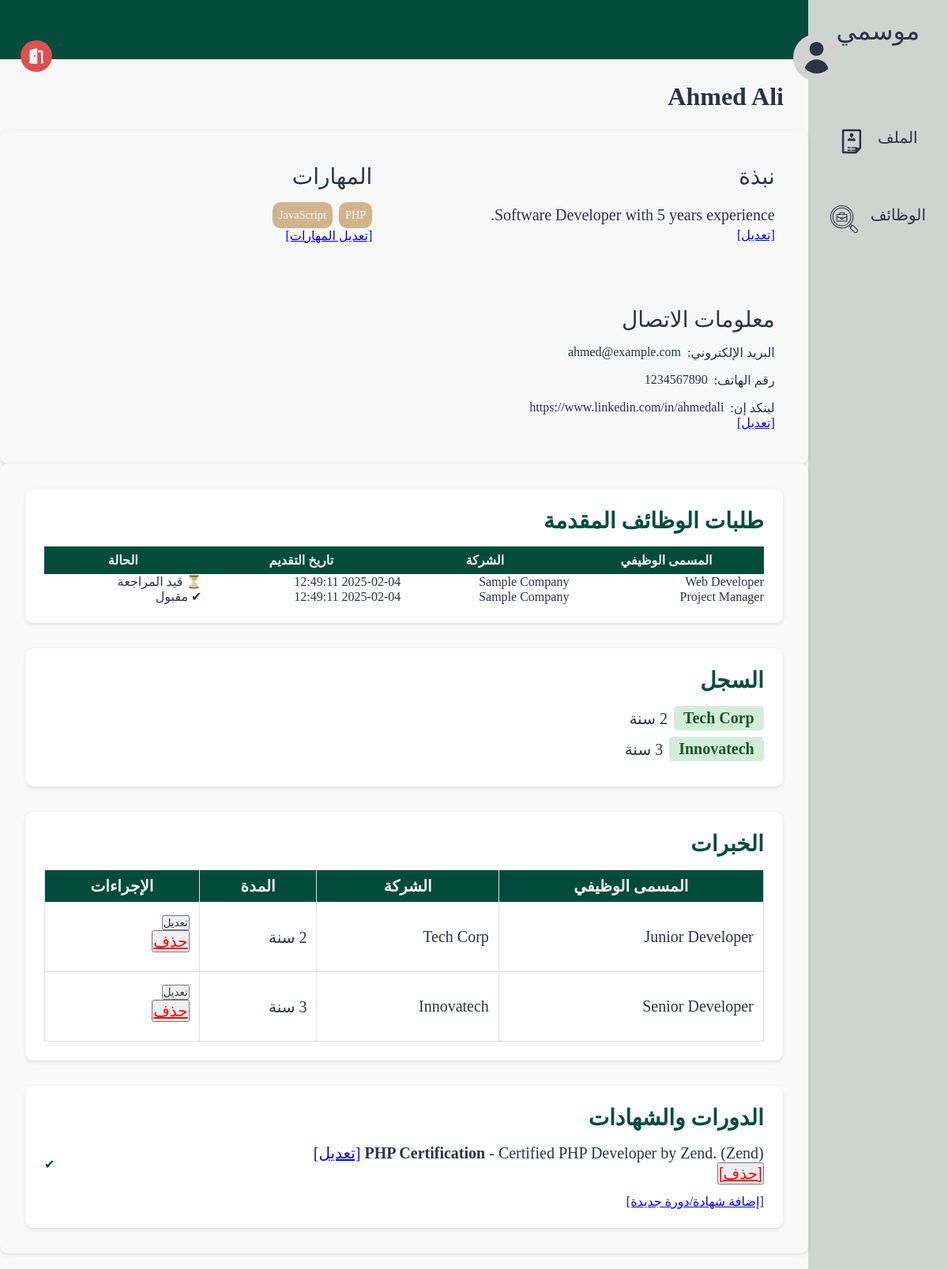
The page /pages/profile.php (signed in) on the database its author committed.
### tables this page shows
CREATE TABLE users (
    id INTEGER PRIMARY KEY, 
    name TEXT, 
    email TEXT UNIQUE, 
    password TEXT, 
    bio TEXT,
    type BOOLEAN,
    linkedin TEXT,
    phone TEXT
);

CREATE TABLE experience (
    experience_id INTEGER PRIMARY KEY, 
    user_id INTEGER,
    name TEXT,
    description TEXT,
    company TEXT,
    years INTEGER,
    start DATE,
    FOREIGN KEY (user_id) REFERENCES users(id) ON DELETE CASCADE
);

CREATE TABLE certificates (
    certificate_id INTEGER PRIMARY KEY, 
    user_id INTEGER,
    name TEXT,
    description TEXT,
    company TEXT,
    FOREIGN KEY (user_id) REFERENCES users(id) ON DELETE CASCADE
);

### src/database/fetch.php (called while the page is built, shortened)
<?php
include('../database/data.php');
function getUserById($id)
{
    global $db;
    $stmt = $db->prepare('SELECT * FROM users WHERE id = :id');
    $stmt->bindValue(':id', $id, SQLITE3_INTEGER);
    $result = $stmt->execute();
    $user = $result->fetchArray(SQLITE3_ASSOC);
    return $user;
}
function fetchAllExperienceByUserID($id)
{
    global $db;
    $result = $db->query("SELECT * FROM experience where user_id = $id");
    $experience = [];
    while ($row = $result->fetchArray(SQLITE3_ASSOC)) {
        $experience[] = $row;
    }
    return $experience;
}
function fetchAllSkillsNameByUserID($id)
{
    global $db;
    $result = $db->query("SELECT name FROM skills where user_id = $id");
    $experience = [];
    while ($row = $result->fetchArray(SQLITE3_ASSOC)) {
        $experience[] = $row['name'];
    }
    return $experience;
}
function fetchResponseByUserID($user_id)
{
    global $db;
    $stmt = $db->prepare("
        SELECT applications.id, applications.status, applications.applied_at,
               jobs.name AS job_title, company.name AS company_name
        FROM applications
        JOIN jobs ON applications.job_id = jobs.job_id
        JOIN company ON jobs.company_id = company.company_id
        WHERE applications.user_id = :user_id
        ORDER BY applications.applied_at DESC
    ");
    $stmt->bindValue(':user_id', $user_id, SQLITE3_INTEGER);
    $result = $stmt->execute();
    $responses = [];
    while ($row = $result->fetchArray(SQLITE3_ASSOC)) {
        $responses[] = $row;
    }
    return $responses;
}

### src/components/page.php (called while the page is built, shortened)
<?php
include ('../database/fetch.php');
if (isset($_SESSION["user"]) && isset($_SESSION["user"]["id"])) {
    if (!getUserById($_SESSION["user"]["id"])) {
        unset($_SESSION["user"]);
    }
}
?>

### src/pages/profile.php (the view, shortened to what this page needs)
<?php
include('../components/page.php');
$user = isset($_GET['id'])?getUserById($_GET['id']) : $_SESSION['user'];
$name = $user['name'];
$isOwner = (isset($_SESSION['user']) && $_SESSION['user']['id'] == $user['id']);
$about    = $user['bio'];
$email    = $user['email'];
$phone    = $user['phone'];
$linkedin = !empty($user['linkedin']) ? $user['linkedin'] : ("https://www.linkedin.com/in/" . urlencode(str_replace(' ', '', strtolower($user['name']))));
$skills = fetchAllSkillsNameByUserID($user['id']);
$jobs = fetchAllExperienceByUserID($user['id']);
$prevJobs = [];
foreach ($jobs as $job) {
    $job['duration'] = $job['years'] . " سنة";
    $prevJobs[] = $job;
}
$stmt = $db->prepare("SELECT * FROM certificates WHERE user_id = :user_id");
$stmt->bindValue(':user_id', $user['id'], SQLITE3_INTEGER);
$result = $stmt->execute();
$certificates = [];
while ($row = $result->fetchArray(SQLITE3_ASSOC)) {
    $certificates[] = $row;
}
?>
<?php
$user_id = $user['id'];
$responses = fetchResponseByUserID($user_id);
?>
<!DOCTYPE html>
<html lang="ar" dir="rtl">
<head>
    <link rel="stylesheet" href="../styles/profile.css">
</head>
<body>
    <section class="page-structure">
        <?php include "../components/NavBar.php"; ?>
        <section class="page-content">
            <div class="username">
                <img class="profile-pic" src="../images/profile.svg" alt="صورة المستخدم">
                <div class="user">
                    <h2><?= htmlspecialchars($name) ?></h2>
                </div>
            </div>
            <div class="options">
                <a href="./logout.php">
                    <img class="nav-icon" style="--color: #DF4F4F" src="../images/logout.svg" alt="شعار تسجيل الخروج">
                </a>
            </div>
            <header></header>
            <main>
                <section class="profile-details">
                    <div class="block about">
                        <h2>نبذة</h2>
                        <div id="aboutDisplay">
                            <p><?= $about ?></p>
                            <?php if ($isOwner): ?>
                                <span class="edit-btn" onclick="toggleEdit('about')">[تعديل]</span>
                            <?php endif; ?>
                        </div>
                    </div>
                    <div class="block skills">
                        <h2>المهارات</h2>
                        <div id="skillsDisplay">
                            <ul>
                                <?php foreach ($skills as $skill): ?>
                                    <li><?= $skill ?></li>
                                <?php endforeach; ?>
                            </ul>
                            <?php if ($isOwner): ?>
                                <span class="edit-btn" onclick="toggleEdit('skills')">[تعديل المهارات]</span>
                            <?php endif; ?>
                        </div>
                    </div>
                    <div class="block contacts">
                        <h2>معلومات الاتصال</h2>
                        <div id="contactDisplay">
                            <ul>
                                <li>البريد الإلكتروني:
                                    <a href="mailto:<?= $email ?>"><?= $email ?? 'لا يوجد' ?></a>
                                </li>
                                <li>رقم الهاتف:
                                    <a href="tel:<?= $phone ?>"><?= $phone ?? 'لا يوجد' ?></a>
                                </li>
                                <li>لينكد إن:
                                    <a href="<?= $linkedin ?>"><?= $linkedin ?? 'لا يوجد' ?></a>
                                </li>
                            </ul>
                            <?php if ($isOwner): ?>
                                <span class="edit-btn" onclick="toggleEdit('contact')">[تعديل]</span>
                            <?php endif; ?>
                        </div>
                    </div>
                </section>
                <section class="recent-activity">
                        <?php if($isOwner){ ?>
                    <div class="block applications">
                        <h2>طلبات الوظائف المقدمة</h2>
                        <table cellpadding="5" cellspacing="0" style="width:100%; text-align:right;">
                            <tr>
                                <th>المسمى الوظيفي</th>
                                <th>الشركة</th>
                                <th>تاريخ التقديم</th>
                                <th>الحالة</th>
                            </tr>
                            <?php if (!empty($responses)): ?>
                                <?php foreach ($responses as $response): ?>
                                    <tr>
                                        <td><?= htmlspecialchars($response["job_title"]) ?></td>
                                        <td><?= htmlspecialchars($response["company_name"]) ?></td>
                                        <td><?= htmlspecialchars($response["applied_at"]) ?></td>
                                        <td class="<?= $response["status"] === "accepted" ? "accepted" : ($response["status"] === "rejected" ? "rejected" : "pending") ?>">
                                            <?php
                                            if ($response["status"] === "accepted") {
                                                echo "✔ مقبول";
                                            } elseif ($response["status"] === "rejected") {
                                                echo "✖ مرفوض";
                                            } else {
                                                echo "⏳ قيد المراجعة";
                                            }
                                            ?>
                                        </td>
                                    </tr>
                                <?php endforeach; ?>
                            <?php else: ?>
                                <tr>
                                    <td colspan="4" style="text-align: center;">لم يتم التقديم على أي وظيفة بعد</td>
                                </tr>
                            <?php endif; ?>
                        </table>
                    </div>
                    <?php } ?>
                    <div class="block history">
                        <h2>السجل</h2>
                        <ul>
                            <?php foreach ($prevJobs as $job): ?>
                                <li>
                                    <span class="company">
                                        <?php if (!empty($job['company_id'])): ?>
                                            <a href="./company.php?id=<?= htmlspecialchars($job['company_id']) ?>">
                                                <?= htmlspecialchars($job['company']) ?>
                                            </a>
                                        <?php else: ?>
                                            <?= htmlspecialchars($job['company']) ?>
                                        <?php endif; ?>
                                    </span>
                                    <?= htmlspecialchars($job['duration']) ?>
                                </li>
                            <?php endforeach; ?>
                        </ul>
                    </div>
                    <div class="block experinces">
                        <h2>الخبرات</h2>
                        <?php if (count($jobs) === 0): ?>
                            <h3 class="no-jobs">لا يوجد خبرات سابقة</h3>
                        <?php else: ?>
                            <table border="1" cellpadding="5" cellspacing="0" style="width:100%; text-align:right;">
                                <tr>
                                    <th>المسمى الوظيفي</th>
                                    <th>الشركة</th>
                                    <th>المدة</th>
                                    <?php if ($isOwner): ?>
                                        <th>الإجراءات</th>
                                    <?php endif; ?>
                                </tr>
                                <?php foreach ($jobs as $job): ?>
                                    <tr>
                                        <td><?= htmlspecialchars($job['name']) ?></td>
                                        <td><?= htmlspecialchars($job['company']) ?></td>
                                        <td><?= htmlspecialchars($job['years']) ?> سنة</td>
                                        <?php if ($isOwner): ?>
                                            <td>
                                                <button type="button" onclick="toggleExpEdit(<?= $job['experience_id'] ?>)">تعديل</button>
                                                <form method="POST" action="" class="delete-form" style="display:inline;" onsubmit="return confirm('هل أنت متأكد من حذف الخبرة؟');">
                                                    <button type="submit" class="delete-btn">حذف</button>
                                                </form>
                                            </td>
                                        <?php endif; ?>
                                    </tr>
                                <?php endforeach; ?>
                            </table>
                        <?php endif ?>
                    </div>
                    <div class="block courses">
                        <h2>الدورات والشهادات</h2>
                        <ul id="certificatesList">
                            <?php if (count($certificates) === 0): ?>
                                <li>لا توجد بيانات</li>
                            <?php else: ?>
                                <?php foreach ($certificates as $cert): ?>
                                    <li id="cert-<?= $cert['certificate_id'] ?>">
                                        <strong><?= htmlspecialchars($cert['name']) ?></strong>
                                        <?php if (!empty($cert['description'])): ?>
                                            - <?= htmlspecialchars($cert['description']) ?>
                                        <?php endif; ?>
                                        <?php if (!empty($cert['company'])): ?>
                                            (<?= htmlspecialchars($cert['company']) ?>)
                                        <?php endif; ?>
                                        <?php if ($isOwner): ?>
                                            <span class="edit-btn" onclick="toggleEdit('cert-<?= $cert['certificate_id'] ?>')">[تعديل]</span>
                                            <form method="POST" action="" class="delete-form" onsubmit="return confirm('هل أنت متأكد من حذف الشهادة؟');">
                                                <button type="submit" class="delete-btn">[حذف]</button>
                                            </form>
                                        <?php endif; ?>
                                    </li>
                                <?php endforeach; ?>
                            <?php endif; ?>
                        </ul>
                        <?php if ($isOwner): ?>
                            <span class="edit-btn" onclick="toggleEdit('new_certificate')">[إضافة شهادة/دورة جديدة]</span>
                        <?php endif; ?>
                    </div>
                </section>
            </main>
        </section>
    </section>
</body>
</html>

### rows shown on the page
users: name "Ahmed Ali", bio "Software Developer with 5 years experience.", email "ahmed@example.com", phone "1234567890", linkedin "https://www.linkedin.com/in/ahmedali"
experience: company "Tech Corp", duration "2 سنة", name "Junior Developer"
experience: company "Innovatech", duration "3 سنة", name "Senior Developer"
certificates: name "PHP Certification", description "Certified PHP Developer by Zend.", company "Zend"

### other values the page prints
$nav['title'] "الملف"
$nav['title'] "الوظائف"
$skill "PHP"
$skill "JavaScript"
$response["job_title"] "Web Developer"
$response["company_name"] "Sample Company"
$response["applied_at"] "2025-02-04 12:49:11"
$response["job_title"] "Project Manager"
